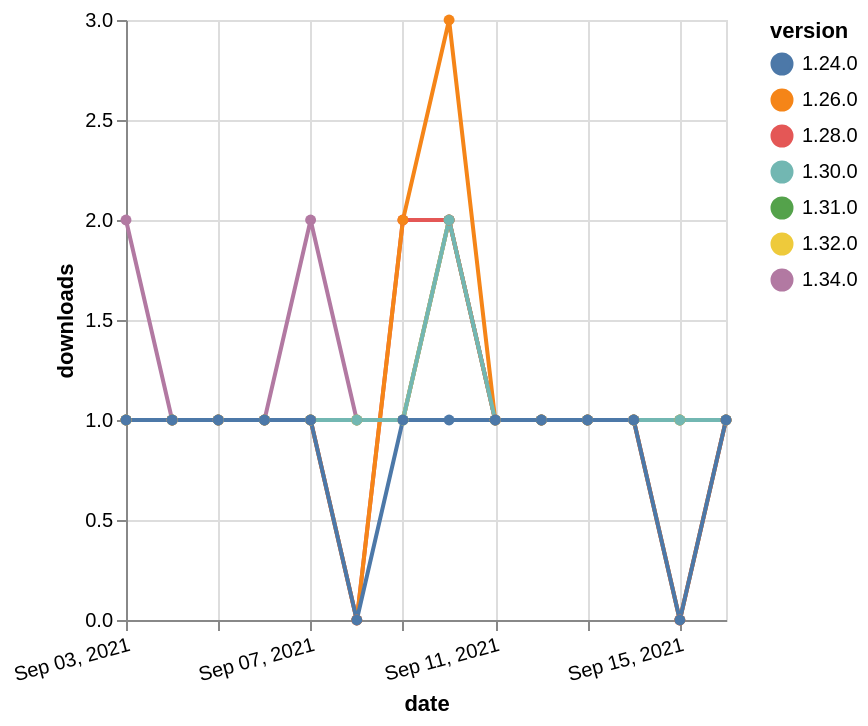

Write the Vega-Lite specification saved for this chart.
### Vega-Lite specification from a JSON file in a GitHub repository (floating-point values rounded to 4 significant figures)
{"$schema": "https://vega.github.io/schema/vega-lite/v5.json", "description": "A simple bar chart with embedded data.", "data": {"values": [{"date": "2021-09-03", "total": 135, "delta": 1, "version": "1.31.0"}, {"date": "2021-09-04", "total": 136, "delta": 1, "version": "1.31.0"}, {"date": "2021-09-05", "total": 137, "delta": 1, "version": "1.31.0"}, {"date": "2021-09-06", "total": 138, "delta": 1, "version": "1.31.0"}, {"date": "2021-09-07", "total": 139, "delta": 1, "version": "1.31.0"}, {"date": "2021-09-08", "total": 140, "delta": 1, "version": "1.31.0"}, {"date": "2021-09-09", "total": 141, "delta": 1, "version": "1.31.0"}, {"date": "2021-09-10", "total": 143, "delta": 2, "version": "1.31.0"}, {"date": "2021-09-11", "total": 144, "delta": 1, "version": "1.31.0"}, {"date": "2021-09-12", "total": 145, "delta": 1, "version": "1.31.0"}, {"date": "2021-09-13", "total": 146, "delta": 1, "version": "1.31.0"}, {"date": "2021-09-14", "total": 147, "delta": 1, "version": "1.31.0"}, {"date": "2021-09-15", "total": 148, "delta": 1, "version": "1.31.0"}, {"date": "2021-09-16", "total": 149, "delta": 1, "version": "1.31.0"}, {"date": "2021-09-03", "total": 114, "delta": 2, "version": "1.34.0"}, {"date": "2021-09-04", "total": 115, "delta": 1, "version": "1.34.0"}, {"date": "2021-09-05", "total": 116, "delta": 1, "version": "1.34.0"}, {"date": "2021-09-06", "total": 117, "delta": 1, "version": "1.34.0"}, {"date": "2021-09-07", "total": 119, "delta": 2, "version": "1.34.0"}, {"date": "2021-09-08", "total": 120, "delta": 1, "version": "1.34.0"}, {"date": "2021-09-09", "total": 121, "delta": 1, "version": "1.34.0"}, {"date": "2021-09-10", "total": 123, "delta": 2, "version": "1.34.0"}, {"date": "2021-09-11", "total": 124, "delta": 1, "version": "1.34.0"}, {"date": "2021-09-12", "total": 125, "delta": 1, "version": "1.34.0"}, {"date": "2021-09-13", "total": 126, "delta": 1, "version": "1.34.0"}, {"date": "2021-09-14", "total": 127, "delta": 1, "version": "1.34.0"}, {"date": "2021-09-15", "total": 128, "delta": 1, "version": "1.34.0"}, {"date": "2021-09-16", "total": 129, "delta": 1, "version": "1.34.0"}, {"date": "2021-09-03", "total": 168, "delta": 1, "version": "1.32.0"}, {"date": "2021-09-04", "total": 169, "delta": 1, "version": "1.32.0"}, {"date": "2021-09-05", "total": 170, "delta": 1, "version": "1.32.0"}, {"date": "2021-09-06", "total": 171, "delta": 1, "version": "1.32.0"}, {"date": "2021-09-07", "total": 172, "delta": 1, "version": "1.32.0"}, {"date": "2021-09-08", "total": 173, "delta": 1, "version": "1.32.0"}, {"date": "2021-09-09", "total": 174, "delta": 1, "version": "1.32.0"}, {"date": "2021-09-10", "total": 176, "delta": 2, "version": "1.32.0"}, {"date": "2021-09-11", "total": 177, "delta": 1, "version": "1.32.0"}, {"date": "2021-09-12", "total": 178, "delta": 1, "version": "1.32.0"}, {"date": "2021-09-13", "total": 179, "delta": 1, "version": "1.32.0"}, {"date": "2021-09-14", "total": 180, "delta": 1, "version": "1.32.0"}, {"date": "2021-09-15", "total": 181, "delta": 1, "version": "1.32.0"}, {"date": "2021-09-16", "total": 182, "delta": 1, "version": "1.32.0"}, {"date": "2021-09-03", "total": 170, "delta": 1, "version": "1.28.0"}, {"date": "2021-09-04", "total": 171, "delta": 1, "version": "1.28.0"}, {"date": "2021-09-05", "total": 172, "delta": 1, "version": "1.28.0"}, {"date": "2021-09-06", "total": 173, "delta": 1, "version": "1.28.0"}, {"date": "2021-09-07", "total": 174, "delta": 1, "version": "1.28.0"}, {"date": "2021-09-08", "total": 174, "delta": 0, "version": "1.28.0"}, {"date": "2021-09-09", "total": 176, "delta": 2, "version": "1.28.0"}, {"date": "2021-09-10", "total": 178, "delta": 2, "version": "1.28.0"}, {"date": "2021-09-11", "total": 179, "delta": 1, "version": "1.28.0"}, {"date": "2021-09-12", "total": 180, "delta": 1, "version": "1.28.0"}, {"date": "2021-09-13", "total": 181, "delta": 1, "version": "1.28.0"}, {"date": "2021-09-14", "total": 182, "delta": 1, "version": "1.28.0"}, {"date": "2021-09-15", "total": 182, "delta": 0, "version": "1.28.0"}, {"date": "2021-09-16", "total": 183, "delta": 1, "version": "1.28.0"}, {"date": "2021-09-03", "total": 302, "delta": 1, "version": "1.26.0"}, {"date": "2021-09-04", "total": 303, "delta": 1, "version": "1.26.0"}, {"date": "2021-09-05", "total": 304, "delta": 1, "version": "1.26.0"}, {"date": "2021-09-06", "total": 305, "delta": 1, "version": "1.26.0"}, {"date": "2021-09-07", "total": 306, "delta": 1, "version": "1.26.0"}, {"date": "2021-09-08", "total": 306, "delta": 0, "version": "1.26.0"}, {"date": "2021-09-09", "total": 308, "delta": 2, "version": "1.26.0"}, {"date": "2021-09-10", "total": 311, "delta": 3, "version": "1.26.0"}, {"date": "2021-09-11", "total": 312, "delta": 1, "version": "1.26.0"}, {"date": "2021-09-12", "total": 313, "delta": 1, "version": "1.26.0"}, {"date": "2021-09-13", "total": 314, "delta": 1, "version": "1.26.0"}, {"date": "2021-09-14", "total": 315, "delta": 1, "version": "1.26.0"}, {"date": "2021-09-15", "total": 315, "delta": 0, "version": "1.26.0"}, {"date": "2021-09-16", "total": 316, "delta": 1, "version": "1.26.0"}, {"date": "2021-09-03", "total": 147, "delta": 1, "version": "1.30.0"}, {"date": "2021-09-04", "total": 148, "delta": 1, "version": "1.30.0"}, {"date": "2021-09-05", "total": 149, "delta": 1, "version": "1.30.0"}, {"date": "2021-09-06", "total": 150, "delta": 1, "version": "1.30.0"}, {"date": "2021-09-07", "total": 151, "delta": 1, "version": "1.30.0"}, {"date": "2021-09-08", "total": 152, "delta": 1, "version": "1.30.0"}, {"date": "2021-09-09", "total": 153, "delta": 1, "version": "1.30.0"}, {"date": "2021-09-10", "total": 155, "delta": 2, "version": "1.30.0"}, {"date": "2021-09-11", "total": 156, "delta": 1, "version": "1.30.0"}, {"date": "2021-09-12", "total": 157, "delta": 1, "version": "1.30.0"}, {"date": "2021-09-13", "total": 158, "delta": 1, "version": "1.30.0"}, {"date": "2021-09-14", "total": 159, "delta": 1, "version": "1.30.0"}, {"date": "2021-09-15", "total": 160, "delta": 1, "version": "1.30.0"}, {"date": "2021-09-16", "total": 161, "delta": 1, "version": "1.30.0"}, {"date": "2021-09-03", "total": 213, "delta": 1, "version": "1.24.0"}, {"date": "2021-09-04", "total": 214, "delta": 1, "version": "1.24.0"}, {"date": "2021-09-05", "total": 215, "delta": 1, "version": "1.24.0"}, {"date": "2021-09-06", "total": 216, "delta": 1, "version": "1.24.0"}, {"date": "2021-09-07", "total": 217, "delta": 1, "version": "1.24.0"}, {"date": "2021-09-08", "total": 217, "delta": 0, "version": "1.24.0"}, {"date": "2021-09-09", "total": 218, "delta": 1, "version": "1.24.0"}, {"date": "2021-09-10", "total": 219, "delta": 1, "version": "1.24.0"}, {"date": "2021-09-11", "total": 220, "delta": 1, "version": "1.24.0"}, {"date": "2021-09-12", "total": 221, "delta": 1, "version": "1.24.0"}, {"date": "2021-09-13", "total": 222, "delta": 1, "version": "1.24.0"}, {"date": "2021-09-14", "total": 223, "delta": 1, "version": "1.24.0"}, {"date": "2021-09-15", "total": 223, "delta": 0, "version": "1.24.0"}, {"date": "2021-09-16", "total": 224, "delta": 1, "version": "1.24.0"}]}, "width": "container", "mark": {"type": "line", "point": {"filled": true}}, "encoding": {"x": {"field": "date", "type": "temporal", "timeUnit": "yearmonthdate", "title": "date", "axis": {"labelAngle": -15}}, "y": {"field": "delta", "type": "quantitative", "title": "downloads"}, "color": {"field": "version", "type": "nominal"}, "tooltip": {"field": "delta"}}}
